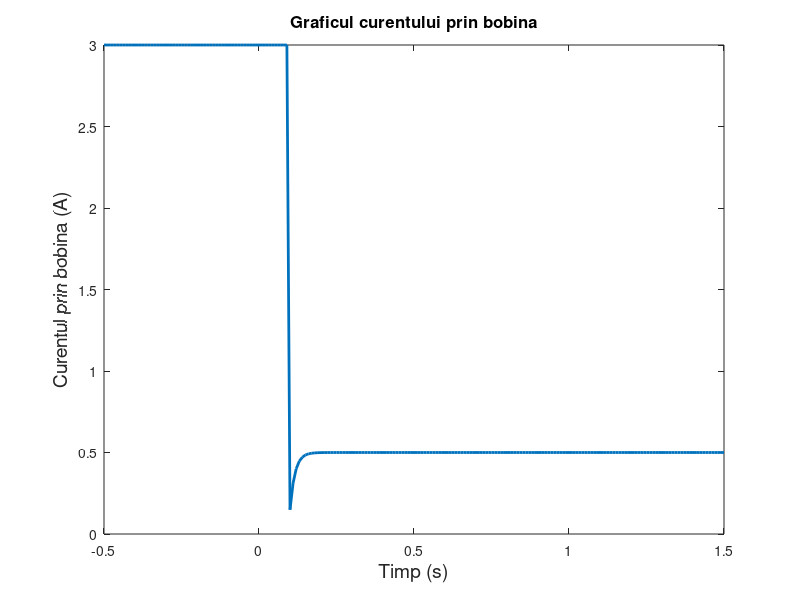

Write the MATLAB code that produced this figure.
  function plot_iL()
    x = [-0.5:0.01:1.5];
    for i = 1:length(x)
      % formula curentului prin bobina
      z =  1/2 - 42299/225 * exp(-20*pi*x(i));
      if z > 0
        y(i) = z;
      else
        y(i) = 3;
      endif
    endfor
    plot(x, y, 'LineWidth', 2);
    xlabel('Timp (s)', 'FontSize', 14);
    ylabel('Curentul prin bobina (A)', 'FontSize', 14);
    title('Graficul curentului prin bobina', 'FontSize', 12);
  endfunction